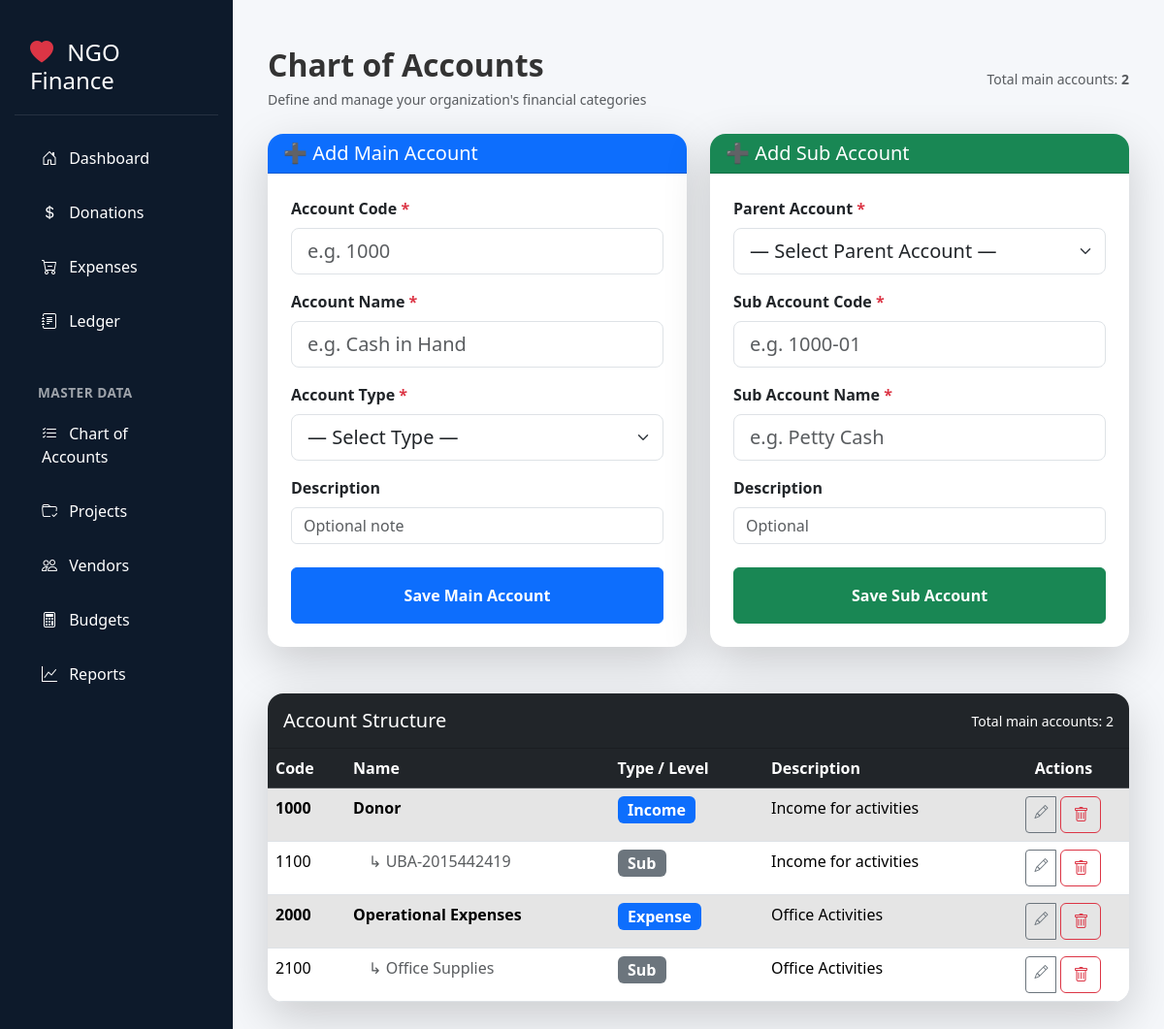
Screenshot of /accounts with the database file from the repository.
### tables this page shows
CREATE TABLE chart_of_accounts (
            id INTEGER PRIMARY KEY AUTOINCREMENT,
            account_code TEXT UNIQUE NOT NULL,
            account_name TEXT NOT NULL,
            account_type TEXT,
            description TEXT
        );

CREATE TABLE subaccounts (
            id INTEGER PRIMARY KEY AUTOINCREMENT,
            parent_account_code TEXT NOT NULL,
            sub_account_code TEXT UNIQUE NOT NULL,
            sub_account_name TEXT NOT NULL,
            description TEXT,
            FOREIGN KEY (parent_account_code) REFERENCES chart_of_accounts(account_code) ON DELETE CASCADE
        );

### main.py (the view)
@app.get("/chart-of-accounts", response_class=HTMLResponse)
@app.get("/accounts", response_class=HTMLResponse)
async def chart_of_accounts(request: Request):
    return templates.TemplateResponse(
        "chart_of_accounts.html",
        {
            "request": request,
            "main_accounts": get_main_accounts(),
            "subaccounts": get_subaccounts(),
            "form_data": {},
            "error": None
        }
    )

### templates/chart_of_accounts.html (shortened to what this page needs)
{% extends "base.html" %}
{% block content %}
<div class="container-fluid py-4">
    <div class="d-flex justify-content-between align-items-center mb-4 flex-wrap gap-3">
        <div>
            <h2 class="fw-bold mb-1">Chart of Accounts</h2>
            <small class="text-muted">Define and manage your organization's financial categories</small>
        </div>
        <small class="text-muted">Total main accounts: <strong>{{ main_accounts|length }}</strong></small>
    </div>
    <div class="row g-4 mb-5">
        <div class="col-lg-6">
            <div class="card border-0 shadow-lg rounded-4 h-100">
                <div class="card-header bg-primary text-white rounded-top-4">
                    <h5 class="mb-0">➕ Add Main Account</h5>
                </div>
                <div class="card-body p-4">
                    <form method="post" action="/add-account">
                        <div class="mb-3">
                            <label class="form-label fw-semibold">Account Code <span class="text-danger">*</span></label>
                            <input type="text" class="form-control form-control-lg" name="account_code"
                                   value="{{ form_data.account_code|default('') }}" placeholder="e.g. 1000" required>
                        </div>
                        <div class="mb-3">
                            <label class="form-label fw-semibold">Account Name <span class="text-danger">*</span></label>
                            <input type="text" class="form-control form-control-lg" name="account_name"
                                   value="{{ form_data.account_name|default('') }}" placeholder="e.g. Cash in Hand" required>
                        </div>
                        <div class="mb-3">
                            <label class="form-label fw-semibold">Account Type <span class="text-danger">*</span></label>
                            <select class="form-select form-select-lg" name="account_type" required>
                                <option value="">— Select Type —</option>
                            </select>
                        </div>
                        <div class="mb-4">
                            <label class="form-label fw-semibold">Description</label>
                            <input type="text" class="form-control" name="description"
                                   value="{{ form_data.description|default('') }}" placeholder="Optional note">
                        </div>
                        <button type="submit" class="btn btn-primary w-100 py-3 fw-semibold">
                            Save Main Account
                        </button>
                    </form>
                </div>
            </div>
        </div>
        <div class="col-lg-6">
            <div class="card border-0 shadow-lg rounded-4 h-100">
                <div class="card-header bg-success text-white rounded-top-4">
                    <h5 class="mb-0">➕ Add Sub Account</h5>
                </div>
                <div class="card-body p-4">
                    <form method="post" action="/add-subaccount">
                        <div class="mb-3">
                            <label class="form-label fw-semibold">Parent Account <span class="text-danger">*</span></label>
                            <select class="form-select form-select-lg" name="parent_account" required>
                                <option value="">— Select Parent Account —</option>
                            </select>
                        </div>
                        <div class="mb-3">
                            <label class="form-label fw-semibold">Sub Account Code <span class="text-danger">*</span></label>
                            <input type="text" class="form-control form-control-lg" name="sub_account_code"
                                   value="{{ form_data.sub_account_code|default('') }}" placeholder="e.g. 1000-01" required>
                        </div>
                        <div class="mb-3">
                            <label class="form-label fw-semibold">Sub Account Name <span class="text-danger">*</span></label>
                            <input type="text" class="form-control form-control-lg" name="sub_account_name"
                                   value="{{ form_data.sub_account_name|default('') }}" placeholder="e.g. Petty Cash" required>
                        </div>
                        <div class="mb-4">
                            <label class="form-label fw-semibold">Description</label>
                            <input type="text" class="form-control" name="description"
                                   value="{{ form_data.description|default('') }}" placeholder="Optional">
                        </div>
                        <button type="submit" class="btn btn-success w-100 py-3 fw-semibold">
                            Save Sub Account
                        </button>
                    </form>
                </div>
            </div>
        </div>
    </div>
    <div class="card border-0 shadow-lg rounded-4 overflow-hidden">
        <div class="card-header bg-dark text-white d-flex justify-content-between align-items-center py-3">
            <h5 class="mb-0">Account Structure</h5>
            <small>Total main accounts: {{ main_accounts|length }}</small>
        </div>
        <div class="card-body p-0">
            <div class="table-responsive">
                <table class="table table-hover mb-0">
                    <thead class="table-dark">
                        <tr>
                            <th>Code</th>
                            <th>Name</th>
                            <th>Type / Level</th>
                            <th>Description</th>
                            <th class="text-center">Actions</th>
                        </tr>
                    </thead>
                    <tbody>
                    {% for acc in main_accounts %}
                        <tr class="table-active">
                            <td class="fw-bold">{{ acc.account_code }}</td>
                            <td class="fw-semibold">{{ acc.account_name }}</td>
                            <td><span class="badge bg-primary fs-6">{{ acc.account_type }}</span></td>
                            <td>{{ acc.description or '<span class="text-muted">—</span>' }}</td>
                            <td class="text-center">
                                <div class="btn-group btn-group-sm">
                                    <a href="#" class="btn btn-outline-secondary" title="Edit (coming soon)">
                                        <i class="bi bi-pencil"></i>
                                    </a>
                                    <form action="/delete-main-account/{{ acc.account_code }}" method="post"
                                          style="display:inline;" class="ms-1"
                                          onsubmit="return confirm('Delete main account «{{ acc.account_name }}» ({{ acc.account_code }})?\nThis cannot be undone.');">
                                        <button type="submit" class="btn btn-outline-danger" aria-label="Delete main account">
                                            <i class="bi bi-trash"></i>
                                        </button>
                                    </form>
                                </div>
                            </td>
                        </tr>
                        {% set has_sub = namespace(found=false) %}
                        {% for sub in subaccounts if sub.parent_account_code == acc.account_code %}
                            {% set has_sub.found = true %}
                            <tr class="sub-row">
                                <td>{{ sub.sub_account_code }}</td>
                                <td class="ps-4 text-muted">↳ {{ sub.sub_account_name }}</td>
                                <td><span class="badge bg-secondary fs-6">Sub</span></td>
                                <td>{{ sub.description or '<span class="text-muted">—</span>' }}</td>
                                <td class="text-center">
                                    <div class="btn-group btn-group-sm">
                                        <a href="#" class="btn btn-outline-secondary" title="Edit (coming soon)">
                                            <i class="bi bi-pencil"></i>
                                        </a>
                                        <form action="/delete-subaccount/{{ sub.sub_account_code }}" method="post"
                                              style="display:inline;" class="ms-1"
                                              onsubmit="return confirm('Delete sub-account «{{ sub.sub_account_name }}»?');">
                                            <button type="submit" class="btn btn-outline-danger" aria-label="Delete sub-account">
                                                <i class="bi bi-trash"></i>
                                            </button>
                                        </form>
                                    </div>
                                </td>
                            </tr>
                        {% endfor %}
                    {% endfor %}
                    </tbody>
                </table>
            </div>
        </div>
    </div>
</div>
{% endblock %}

### templates/base.html (shortened to what this page needs)
<!DOCTYPE html>
<html lang="en">
<head>
    <link href="https://cdn.jsdelivr.net/npm/bootstrap@5.3.3/dist/css/bootstrap.min.css" rel="stylesheet">
    <link rel="stylesheet" href="https://cdn.jsdelivr.net/npm/bootstrap-icons@1.11.3/font/bootstrap-icons.min.css">
    <link rel="stylesheet" href="/static/style.css">
</head>
<body>
    <div class="sidebar" id="sidebar">
        <div class="sidebar-header">
            <h4 class="mb-0">
                <i class="bi bi-heart-fill me-2 text-danger"></i>
                NGO Finance
            </h4>
        </div>
        <nav class="nav flex-column mt-3">
            <a class="nav-link {% if request.path == '/' or request.path == '' %}active{% endif %}" href="/">
                <i class="bi bi-house-door me-2"></i> Dashboard
            </a>
            <a class="nav-link {% if 'donations' in request.path %}active{% endif %}" href="/donations">
                <i class="bi bi-currency-dollar me-2"></i> Donations
            </a>
            <a class="nav-link {% if 'expenses' in request.path %}active{% endif %}" href="/expenses">
                <i class="bi bi-cart-dash me-2"></i> Expenses
            </a>
            <a class="nav-link {% if 'ledger' in request.path %}active{% endif %}" href="/ledger-page">
                <i class="bi bi-journal-text me-2"></i> Ledger
            </a>
            <div class="sidebar-heading mt-4">Master Data</div>
            <a class="nav-link {% if 'chart-of-accounts' in request.path %}active{% endif %}" href="/chart-of-accounts">
                <i class="bi bi-list-check me-2"></i> Chart of Accounts
            </a>
            <a class="nav-link {% if request.path == '/projects' or request.path.startswith('/edit-project') or request.path == '/add-project' %}active{% endif %}" href="/projects">
                <i class="bi bi-folder-check me-2"></i> Projects
            </a>
            <a class="nav-link {% if 'vendors' in request.path %}active{% endif %}" href="/vendors">
                <i class="bi bi-people me-2"></i> Vendors
            </a>
            <a class="nav-link {% if 'budgets' in request.path %}active{% endif %}" href="/budgets">
                <i class="bi bi-calculator me-2"></i> Budgets
            </a>
            <a class="nav-link {% if 'reports' in request.path %}active{% endif %}" href="/reports">
                <i class="bi bi-graph-up me-2"></i> Reports
            </a>
        </nav>
    </div>
    <div class="main-content">
        {% block content %}{% endblock %}
    </div>
</body>
</html>

### static/style.css (style rules this page uses)
body { background-color: #f4f6f9; font-family: 'Segoe UI', Tahoma, Geneva, Verdana, sans-serif; color: #333; }
.sidebar { width: 250px; min-height: 100vh; background-color: #343a40; color: #fff; padding: 20px 15px; }
.sidebar .nav-link, .sidebar .btn { color: #fff; transition: all 0.2s ease; }
.card { border-radius: 0.7rem; box-shadow: 0 4px 12px rgba(0, 0, 0, 0.08); border: none; }
.table { margin-bottom: 0; }
.table th { font-weight: 600; }
table, tr, td { page-break-inside: avoid; }
td { word-wrap: break-word; }

### templates/base.html (style rules this page uses)
:root { --sidebar-width: 240px; --sidebar-bg: #0d1a2b; --sidebar-hover: #1e3a5f; --active-bg: #2c5282; }
body { min-height: 100vh; background-color: #f5f7fa; }
.sidebar { width: var(--sidebar-width); background-color: var(--sidebar-bg); color: white; transition: transform 0.3s ease-in-out; position: fixed; top: 0; bottom: 0; left: 0; z-index: 1030; overflow-y: auto; }
.sidebar-header { padding: 1.25rem 1rem; border-bottom: 1px solid rgba(255,255,255,0.1); }
.sidebar-heading { padding: 0.75rem 1.5rem 0.25rem; font-size: 0.85rem; font-weight: 600; color: rgba(255,255,255,0.6); text-transform: uppercase; letter-spacing: 0.5px; }
.nav-link { color: rgba(255,255,255,0.85); padding: 0.75rem 1rem; border-radius: 0.375rem; margin: 0.25rem 0.75rem; transition: all 0.2s; }
.main-content { margin-left: var(--sidebar-width); transition: margin-left 0.3s ease-in-out; padding: 1.5rem; }

### templates/chart_of_accounts.html (style rules this page uses)
.sub-row { background-color: rgba(0,0,0,0.02); }

### rows the page displays
chart_of_accounts: account_code "1000", account_name "Donor", account_type "Income", description "Income for activities"
subaccounts: sub_account_code "1100", sub_account_name "UBA-2015442419", description "Income for activities"
chart_of_accounts: account_code "2000", account_name "Operational Expenses", account_type "Expense", description "Office Activities"
subaccounts: sub_account_code "2100", sub_account_name "Office Supplies", description "Office Activities"

### other values shown
{{ main_accounts|length }} "2"
